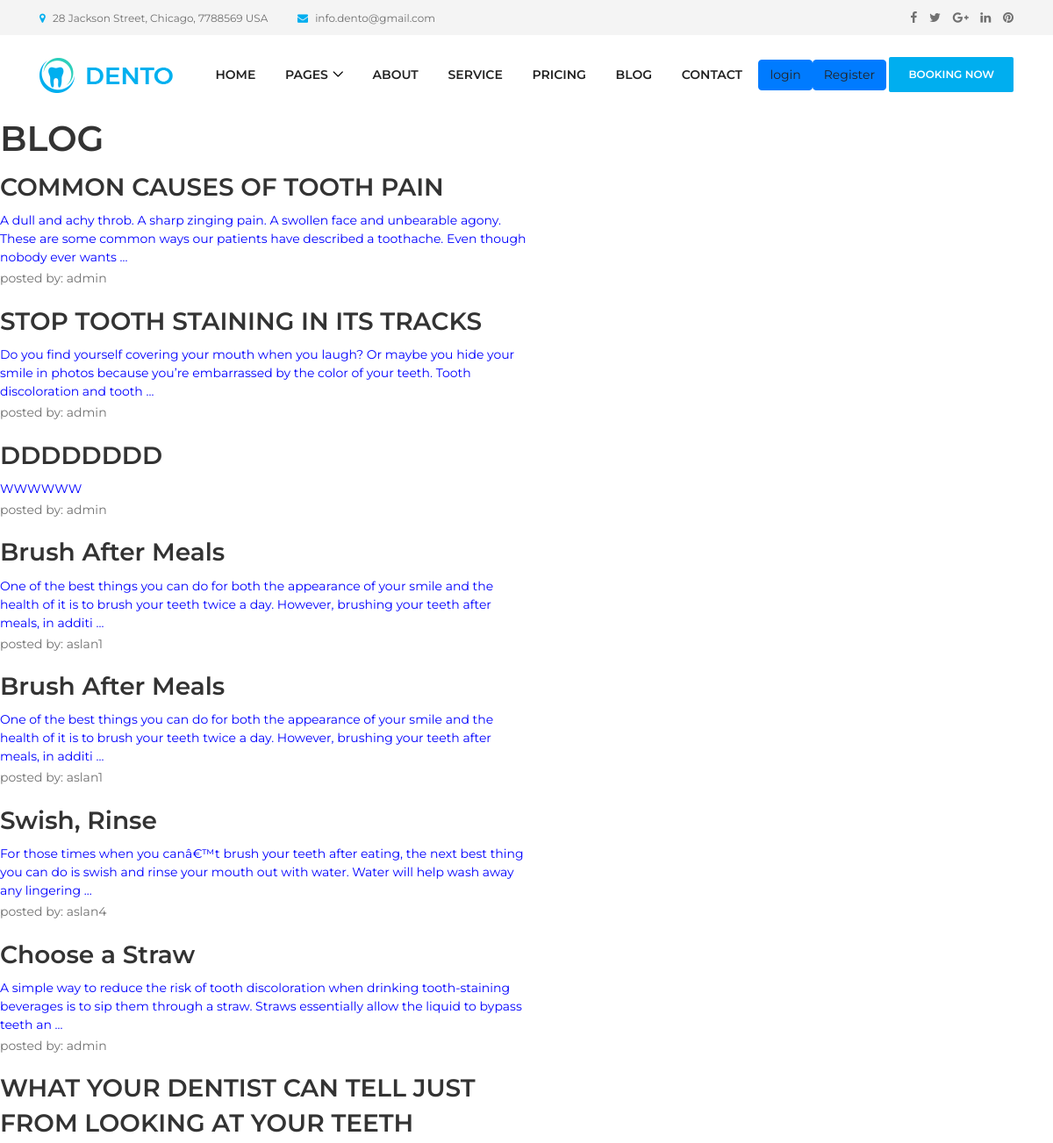
The page /blog/ (upper part) on the database as committed earlier.
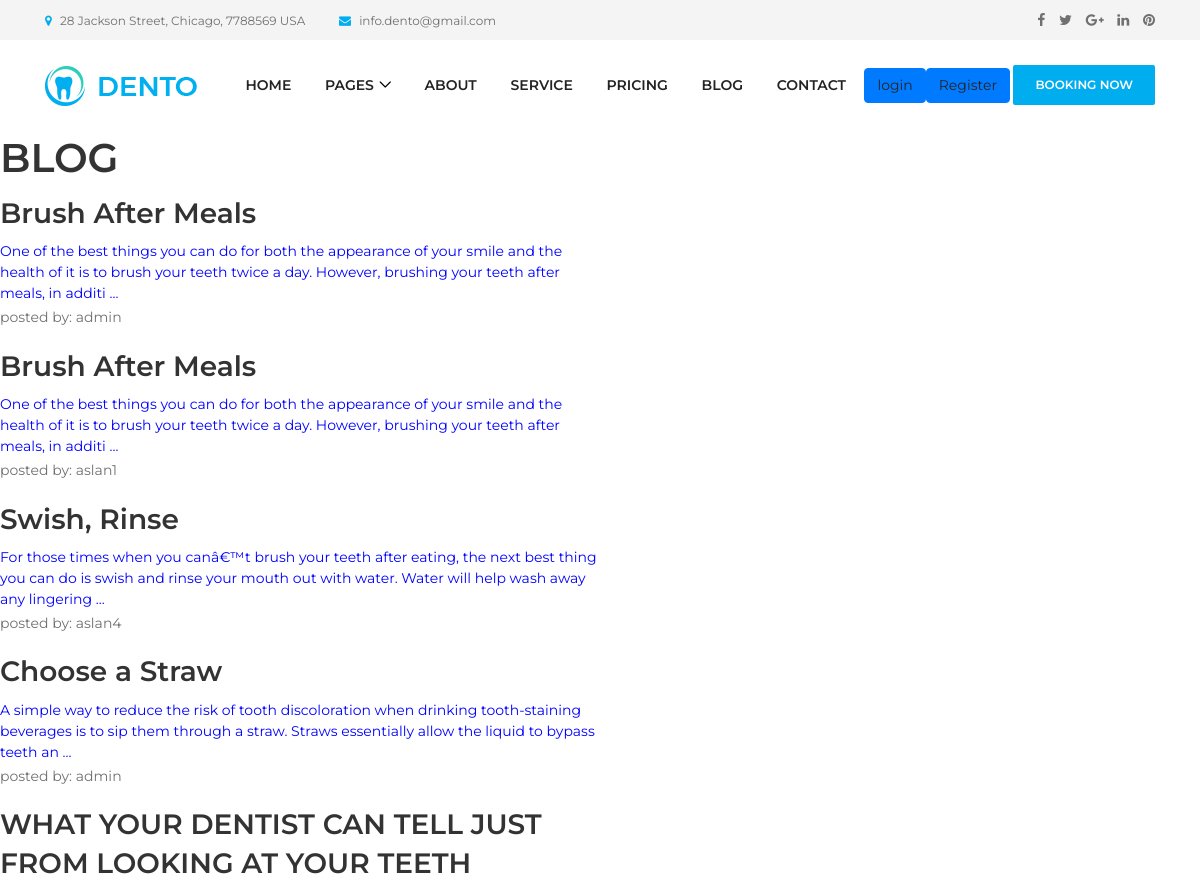
The same page on the database as committed later.
### blog/models.py (models this page shows, shortened)
class Blog(models.Model):
    title = models.CharField(max_length=100)
    text = models.TextField()
    posted = models.DateTimeField(default=datetime.now())
    author = models.ForeignKey(User, on_delete=models.CASCADE)
    def snippet(self):
        a = self.text
        return a[:180] + ' ...' if len(a) > 180 else a[:180]

### blog/views.py (the view)
# urls.py: path('', views.blogView,name='blog'),
def blogView(request):
    articles = Blog.objects.all()
    return render(request, 'blog/blogView.html', {'articles': articles})

### blog/templates/blog/blogView.html
{% extends 'website/base.html' %}
{% load static %}
{% block content %}
<h1>BLOG</h1>
<div style="min-height:400px;display:flex; flex-direction:column;">
{% if articles %}
    {% for i in articles %}
    <div style=" color:blue; display:flex; flex-direction:column; width:50%;">
        <h3><a href="{% url 'blog:detail' pk=i.id %}">{{ i.title }}</a></h3>
        <span>{{i.snippet}}</span>
        <p>posted by: {{ i.author }}</p>
        </div>
    {% endfor %}
{% else %}
    <p>You don't have any Article</p>
{% endif %}
</div>
{% endblock content %}

Rows that differ between the two databases and show on the page:
removed Blog: title "COMMON CAUSES OF TOOTH PAIN", snippet "A dull and achy throb. A sharp zinging pain. A swollen face and unbearable agony. These are some common ways our patients have described a toothache. Even though nobody ever wants ...", author "admin"
removed Blog: title "STOP TOOTH STAINING IN ITS TRACKS", snippet "Do you find yourself covering your mouth when you laugh? Or maybe you hide your smile in photos because you’re embarrassed by the color of your teeth. Tooth discoloration and tooth ...", author "admin"
removed Blog: title "DDDDDDDD", snippet "WWWWWW", author "admin"
changed Blog (number 1 of 5 on the later page): author "aslan1" → "admin"
